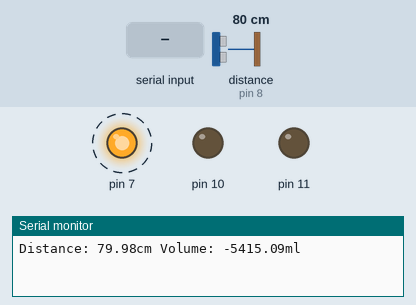
This sketch was run on a simulated Arduino Uno, built with avr-gcc and run on an emulated ATmega328P. On the bench: output pins drawn as LEDs (lit = HIGH), the last lines printed to the serial monitor. Wiring (inferred from the names in the program): ultrasonic range finder: trigger pin 9; echo pin 8. Dashed ring = blinking. The inputs (shaded band) are chosen by the test bench; at power-on: distance to the obstacle (sensor on pin 8) 80 cm. The echo pulse lasts 58.3 µs per cm; pins used as bus, display or sensor lines are not drawn.

Above: at 1.2 s.
1.3 s: "O" received over Serial
At 2.4 s:
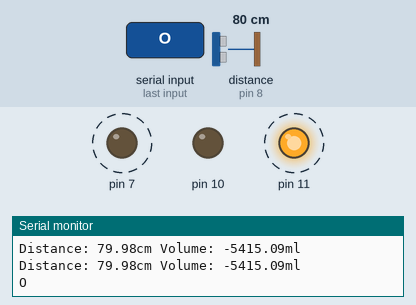
6.5 s: distance to the obstacle (sensor on pin 8) set to 9 cm
10.0 s: distance to the obstacle (sensor on pin 8) set to 6 cm
At 12.0 s:
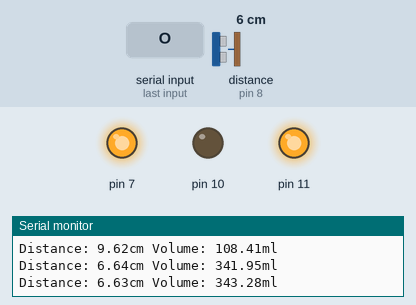
12.7 s: distance to the obstacle (sensor on pin 8) set to 18 cm
At 13.6 s:
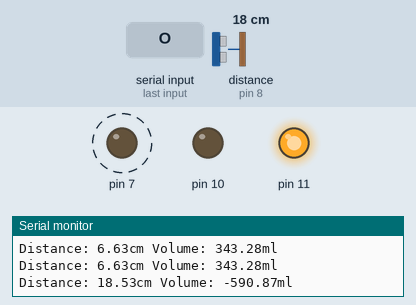
17.9 s: distance to the obstacle (sensor on pin 8) set to 2 cm
At 19.3 s:
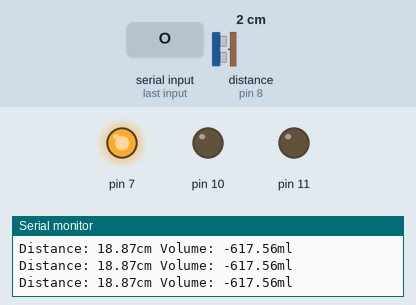
20.9 s: "F" received over Serial
At 21.6 s:
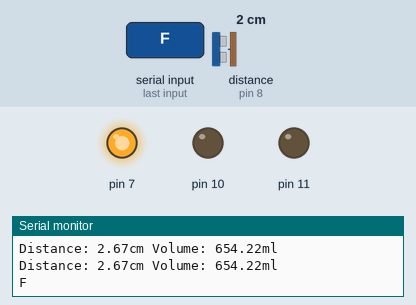
Timing chart, 0 to 23.7 s (numbered marks = the images above; inputs shaded):
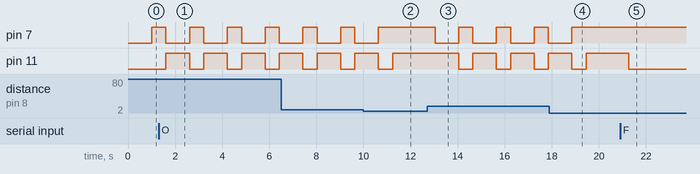

The sketch:

pumpnew.ino
```cpp
const int trigPin = 9;
const int echoPin = 8;

// defines variables
long duration;
float distance;
float vol;
char a;

void setup() {
pinMode(trigPin, OUTPUT); // Sets the trigPin as an Output
pinMode(echoPin, INPUT); // Sets the echoPin as an Input
pinMode(10,OUTPUT);
pinMode(11,OUTPUT);
pinMode(7,OUTPUT);
Serial.begin(9600); // Starts the serial communicati


}


void loop() {

// Clears the trigPin
digitalWrite(trigPin, LOW);
delayMicroseconds(2);

// Sets the trigPin on HIGH state for 10 micro seconds
digitalWrite(trigPin, HIGH);
delayMicroseconds(10);
digitalWrite(trigPin, LOW);

// Reads the echoPin, returns the sound wave travel time in microseconds
duration = pulseIn(echoPin, HIGH);

// Calculating the distance
distance= (duration*0.034/2)+1;
vol=(3.14/4)*(10)*(10)*(11-distance);

// Prints the distance on the Serial Monitor

Serial.print("Distance: ");
Serial.print(distance);
Serial.print("cm ");
Serial.print("Volume: ");
Serial.print(vol);
Serial.print("ml");
Serial.println();
if(Serial.available()){
a=Serial.read();
Serial.println(a);
}
if(a=='O')
{
  digitalWrite(10,0);
  digitalWrite(11,1);
}
else if(a=='F')
{
  digitalWrite(10,0);
  digitalWrite(11,0);
}
if(distance>=8)
{

  digitalWrite(7,0);
  delay(1000);
  digitalWrite(7,1);
  digitalWrite(10,0);
  digitalWrite(11,0);
}


delay(600);

}
```

Measured:
- the behaviour switches between 8 and 7 cm on distance to the obstacle (sensor on pin 8) (found by bisection; images 1 and 2)
- after the input at 1.3 s, pin 11: alternates HIGH for 1.0 s and LOW for 0.61 s, starting after 0.31 s
- after the input at 10.0 s, pin 7: goes on until 10.6 s, then stays HIGH; pin 11: goes on until 11.2 s, then stays HIGH
- after the input at 12.7 s, pin 7: alternates HIGH for 0.60 s and LOW for 1.0 s, starting after 0.34 s; pin 11: alternates HIGH for 1.0 s and LOW for 0.60 s, starting after 1.3 s
- after the input at 17.9 s, pin 7: goes on until 18.9 s, then stays HIGH; pin 11: goes on until 19.5 s, then stays HIGH
- after the input at 20.9 s, pin 11: HIGH → LOW after 0.36 s
- by itself, pin 7: alternates HIGH for 0.61 s and LOW for 1.0 s
